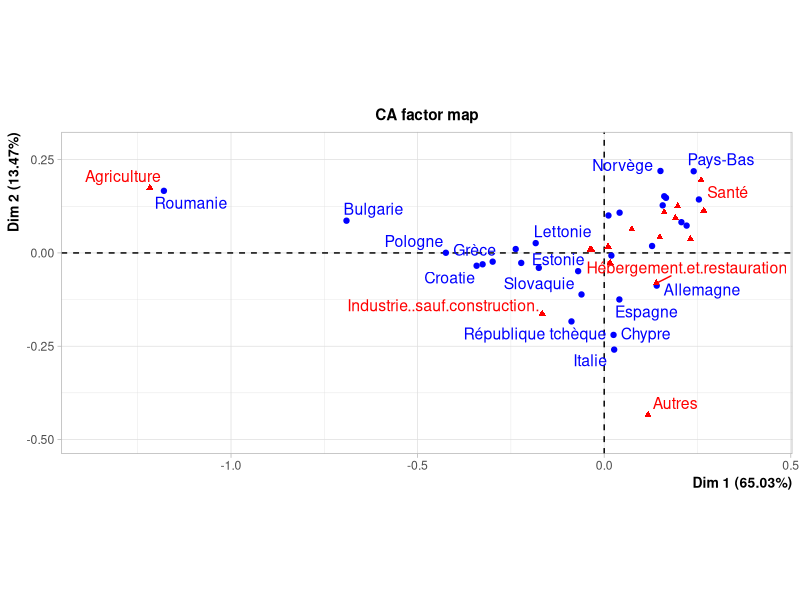
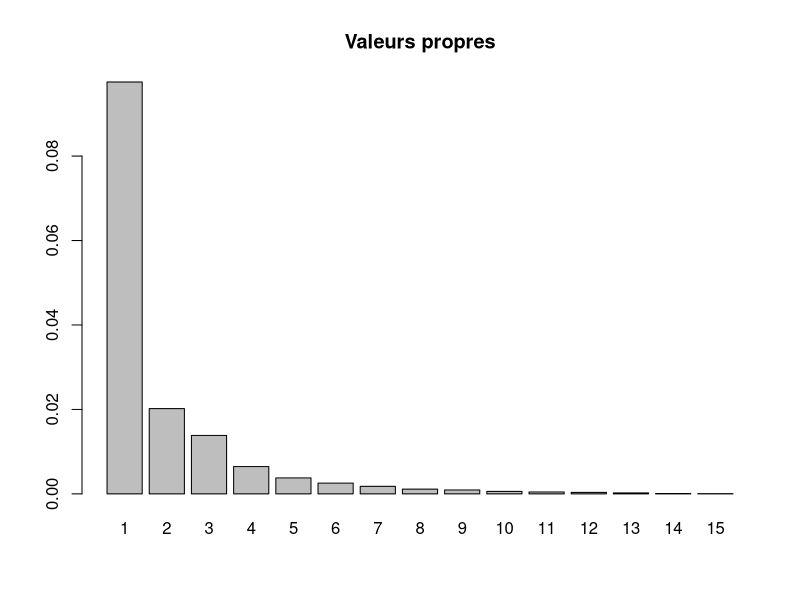
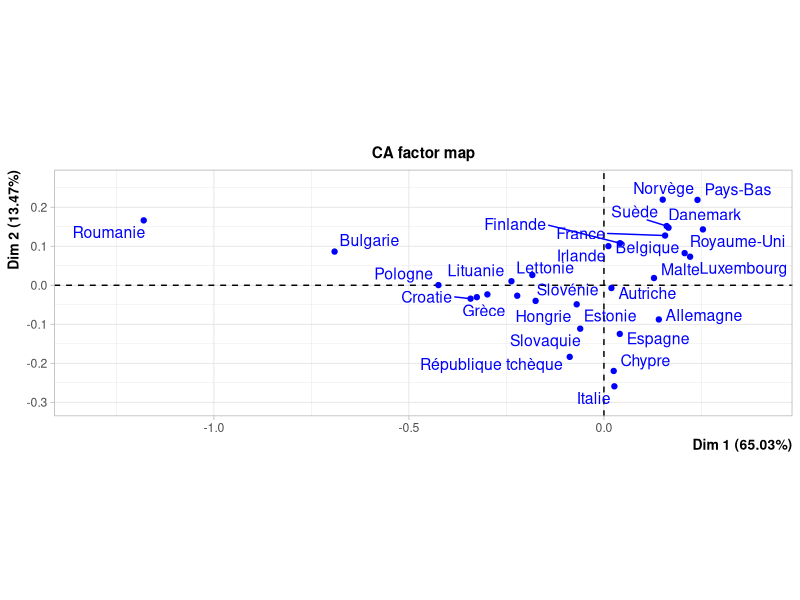
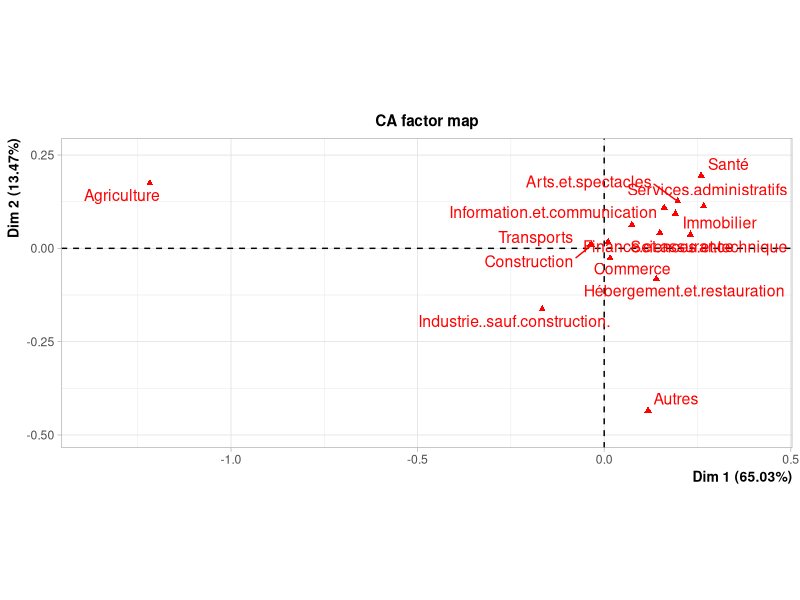

These figures' R source, in order:
# Chargement de FactoMineR
library(FactoMineR)

getwd()

# Importation du jeu de données :
# A partir des données d'Eurostat, on a construit un tableau de données croisant 
# en lignes les 29 pays de l'UE et en colonnes 16 branches d'emplois. 
# Dans une case de ce tableau, on retrouve le nombre d'emplois 
# pour un pays et une branche d'emplois.
don <- read.table("AnaDo_JeuDonnees_UEemploi.csv",
                  header=TRUE, row.names=1, sep=";", fileEncoding="latin1")

summary(don)

# Test du Chi2 : Significativité de la liaison (écart entre les données observées et le modèle d'indépendance)
# L'AFC ne dit rien de la significativité de la liaison car elle travaille sur les probabilités
# qui ne dépendent pas des objectifs.
res.test.chi2 <- chisq.test(don)

# Il faut commencer par faire un test du chi2. Si on accepte l'hypothèse d'indépendance, on ne fait pas d'AFC.
# Car les points projetés seront tous proches ou confondus avec le centre de gravité, confondu avec le centre du graphe.
# Le test du chi2 permet d'accepter ou de rejetter l'indépendance entre les deux variables
# En général on accepte l'hypothèse d'indépendance lorsque p-value est supérieure à 5 % (0,05).
# Si on rejette l'hypothèse d'indépendance (p-value < 0,05), on peut dire que la liaison entre les 
# deux variables est significative sans que l'on puisse définir l'intensité de la liaison.
# http://mehdikhaneboubi.free.fr/stat/co/khi_deux_r.html
# 
# On rejette l'hypothèse d'indépendance, on peut donc faire une AFC
res.test.chi2 # p-value < 2.2e-16 < 0.05

# L'AFC : les sortie et le graphe par défaut
res.ca <- CA(don)
# Question : EN AFC on a deux nuages de points, celui des lignes et celui des colonnes.
# Dans ce cas, quelles inerties permet d'afficher la commande suivante : Celle des deux nuages ?
summary(res.ca)

# Le graphe des valeurs propres (i.e. variance)
res.ca$eig
# Si on n'a bien compris, ce graphe doit servir à définir le nombre d'axes (ou "dimension" dans FactoMineR) à retenir.
# Par contre, ne faudrait-il pas dessiner le coude de Cattell ?
# Si le nombre d'axes à retenir est supérieur à deux, que fait-on ?
barplot(res.ca$eig[,1], main="Valeurs propres",names.arg=1:nrow(res.ca$eig))

# Les graphiques des lignes et des colonnes séparés
plot(res.ca, invisible="col")
plot(res.ca, invisible="row")

# Quel est le pays qui contribue le plus à la construction de l'axe 2 ?
# On affiche la liste des contributions des lignes (pays) pour chaque dimension
# Pour connaitre le nom des objets disponibles dans res.ca, on execute tout simplement res.ca
# ce qui permet de savoir que res.ca$row$contrib affiche les contributions par pays.
# Une fois que l'on a la réponse à cette question, qu'en fait-on ? A quoi ça sert de le savoir ?
# QU'est ce que signifie "contribuer" ? Cela a-t-il des conséquences sur la projection du nuage sur le plan ?
# Le MOOC donne pour réponse à cette question l'Italie alors que sa contribution n'est pas la plus élevée 
# d'après res.ca$row$contrib...
res.ca$row$contrib
